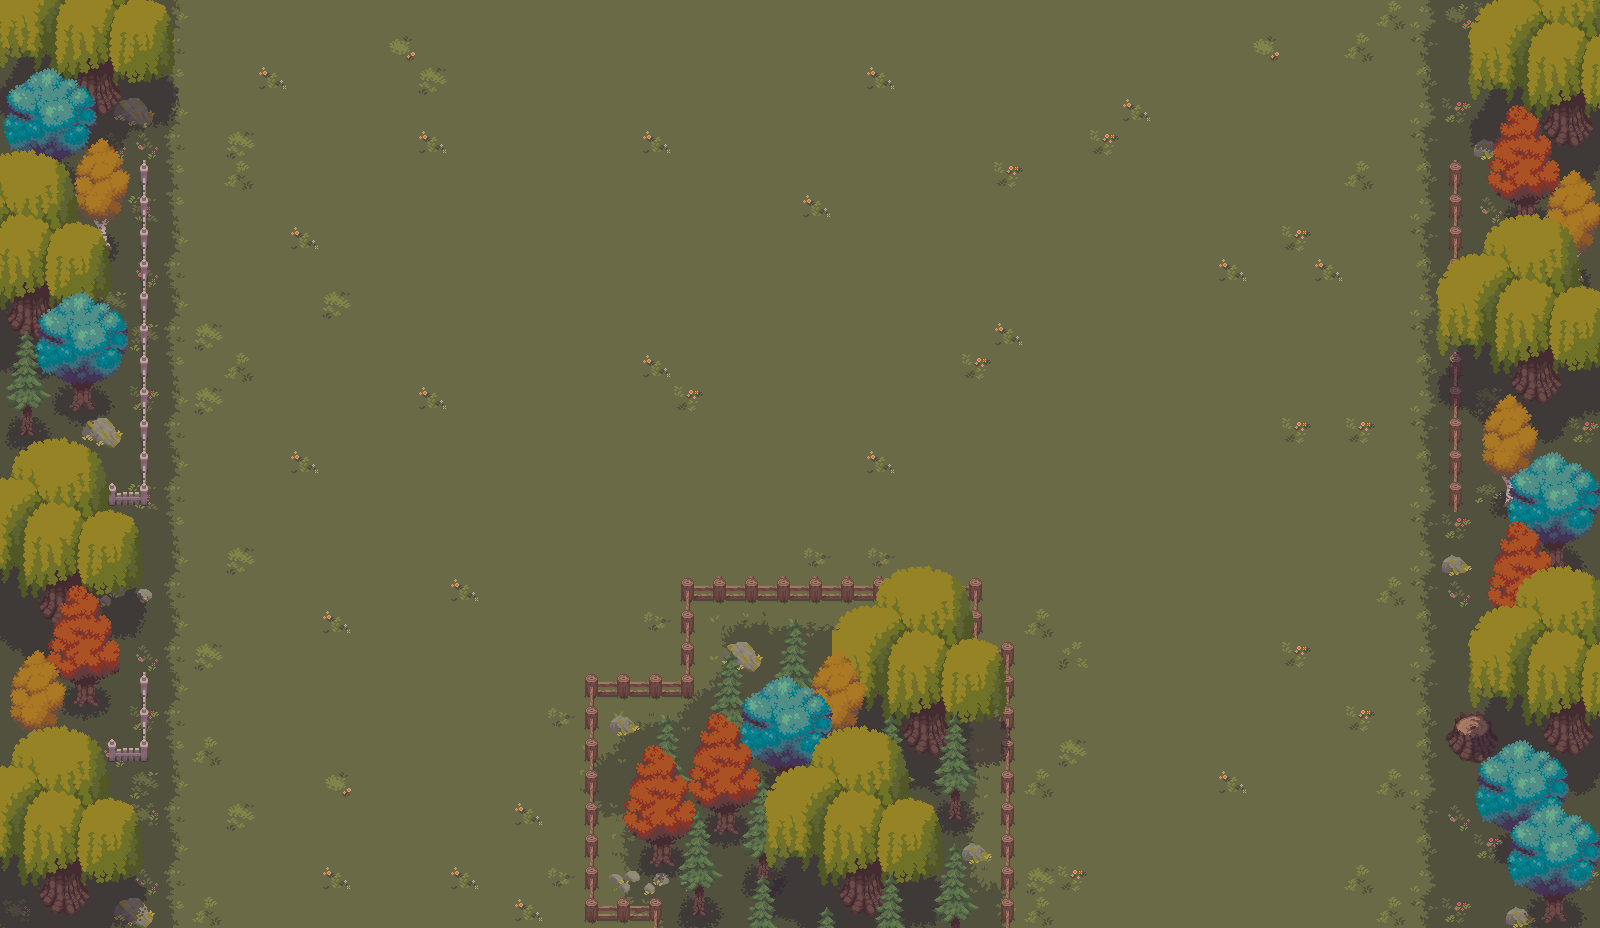

A level layout from a 2D game, rendered from its tile map. Below: a short description, then the map file with tile-grid data replaced by summaries:
An orthogonal 50x29 tile map with 32x32 px tiles, 14 tile layers (floor, floor borders, floor details, fences, ...), 7 tilesets and 15 objects.

<map version="1.10" tiledversion="1.12.1" orientation="orthogonal" renderorder="right-down" width="50" height="29" tilewidth="32" tileheight="32" infinite="0" nextlayerid="37" nextobjectid="26">
 <tileset firstgid="1" source="../maps/tileset1.tsx" />
 <tileset firstgid="1744" source="../maps/tilesets/tileset2a.tsx" />
 <tileset firstgid="1808" source="../maps/tilesets/tileset2b.tsx" />
 <tileset firstgid="2064" source="tileset2c.tsx" />
 <tileset firstgid="2320" source="../maps/tilesets/ForgottenMemories.tsx" />
 <tileset firstgid="6416" source="../maps/tilesets/ForgottenMemTrees.tsx" />
 <tileset firstgid="7440" source="../maps/tilesets/ForgottenProps.tsx" />
 <objectgroup id="2" name="Logo" visible="0">
  <object id="1" x="512" y="160" width="572.827" height="221.95" />
 </objectgroup>
 <objectgroup id="4" name="Exit" visible="0">
  <object id="5" x="641.371" y="611.995" width="318.237" height="94.6552" />
 </objectgroup>
 <objectgroup id="3" name="Play" visible="0">
  <object id="4" x="641.371" y="452.06" width="318.237" height="93.0233" />
 </objectgroup>
 <objectgroup id="14" name="nextTwo" visible="0">
  <object id="15" x="896" y="672" width="64" height="64" />
 </objectgroup>
 <objectgroup id="10" name="TankTwo" visible="0">
  <object id="9" x="736" y="640" width="124.5" height="126.23" />
 </objectgroup>
 <objectgroup id="13" name="prevTwo" visible="0">
  <object id="14" x="640" y="672" width="64" height="64" />
 </objectgroup>
 <objectgroup id="9" name="TankOne" visible="0">
  <object id="8" x="736" y="192" width="124.5" height="126.23" />
 </objectgroup>
 <objectgroup id="11" name="nextOne" visible="0">
  <object id="10" x="896" y="224" width="64" height="64" />
 </objectgroup>
 <objectgroup id="12" name="prevOne" visible="0">
  <object id="12" x="640" y="224" width="64" height="64" />
  <object id="13" x="868.852" y="429.508" width="1.63934" />
 </objectgroup>
 <objectgroup id="15" name="Continue" visible="0">
  <object id="18" x="611.475" y="803.279" width="381.967" height="91.8033" />
  <object id="19" x="1216.39" y="914.754" />
 </objectgroup>
 <objectgroup id="19" name="previousMap" visible="0">
  <object id="25" x="186.066" y="417.213" width="129.508" height="126.23" />
 </objectgroup>
 <objectgroup id="17" name="nextMap" visible="0">
  <object id="22" x="1281.97" y="418.033" width="129.508" height="126.23" />
 </objectgroup>
 <objectgroup id="16" name="mapImage" visible="0">
  <object id="20" x="439.344" y="160.656" width="729.508" height="601.639" />
 </objectgroup>
 <layer id="21" name="floor" width="50" height="29" locked="1">
  <data>[1450 cells, 1450 non-empty, 1 distinct tile ids]</data>
 </layer>
 <layer id="23" name="floor borders" width="50" height="29" locked="1">
  <data>[1450 cells, 466 non-empty, 39 distinct tile ids]</data>
 </layer>
 <layer id="36" name="floor details" width="50" height="29">
  <data>[1450 cells, 123 non-empty, 25 distinct tile ids]</data>
 </layer>
 <layer id="35" name="fences" width="50" height="29">
  <data>[1450 cells, 52 non-empty, 11 distinct tile ids]</data>
 </layer>
 <group id="34" name="borderTrees">
  <layer id="22" name="treesI" width="50" height="29">
   <data>[1450 cells, 143 non-empty, 66 distinct tile ids]</data>
  </layer>
  <layer id="24" name="treesA" width="50" height="29">
   <data>[1450 cells, 50 non-empty, 50 distinct tile ids]</data>
  </layer>
  <layer id="25" name="treesB" width="50" height="29">
   <data>[1450 cells, 35 non-empty, 25 distinct tile ids]</data>
  </layer>
  <layer id="26" name="treesC" width="50" height="29">
   <data>[1450 cells, 101 non-empty, 74 distinct tile ids]</data>
  </layer>
  <layer id="27" name="treesD" width="50" height="29">
   <data>[1450 cells, 59 non-empty, 44 distinct tile ids]</data>
  </layer>
  <layer id="28" name="treesE" width="50" height="29">
   <data>[1450 cells, 40 non-empty, 40 distinct tile ids]</data>
  </layer>
  <layer id="29" name="treesF" width="50" height="29">
   <data>[1450 cells, 70 non-empty, 55 distinct tile ids]</data>
  </layer>
  <layer id="30" name="treesG" width="50" height="29">
   <data>[1450 cells, 65 non-empty, 65 distinct tile ids]</data>
  </layer>
  <layer id="32" name="treesH" width="50" height="29">
   <data>[1450 cells, 91 non-empty, 91 distinct tile ids]</data>
  </layer>
  <layer id="33" name="treesI" width="50" height="29">
   <data>[1450 cells, 87 non-empty, 68 distinct tile ids]</data>
  </layer>
 </group>
</map>
